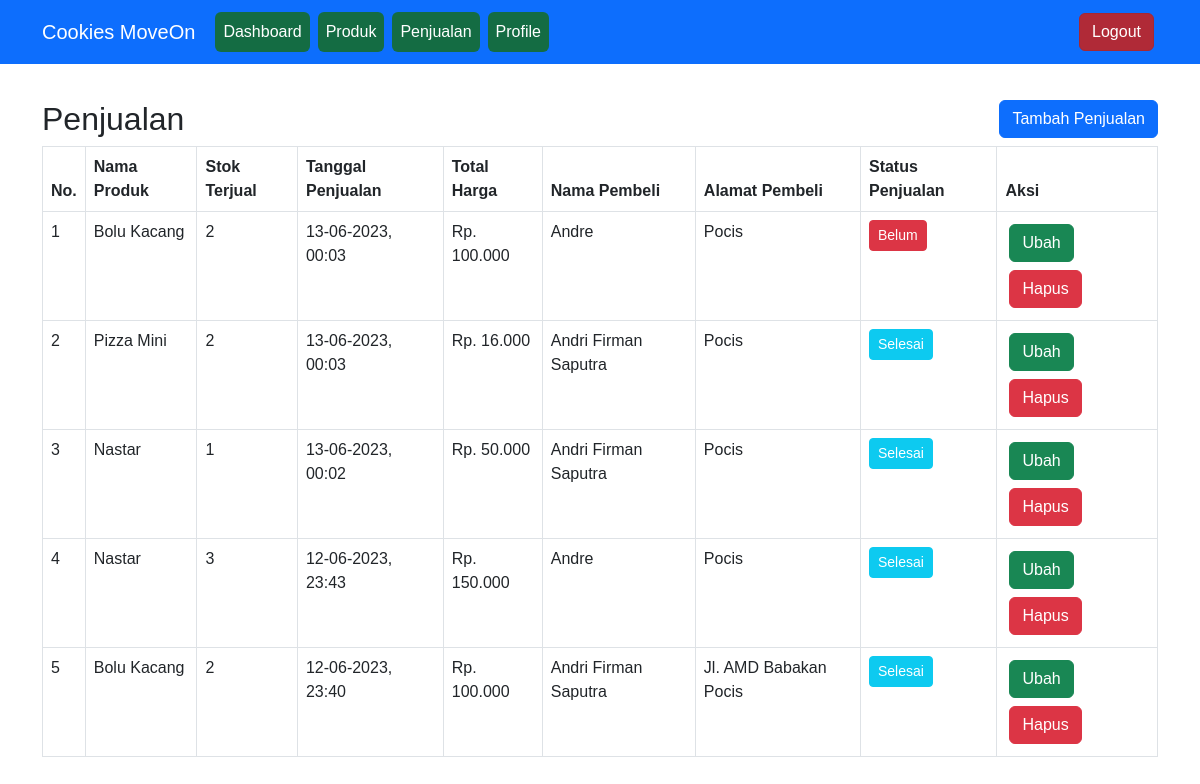
The app's page /penjualan.php (signed in), older data.
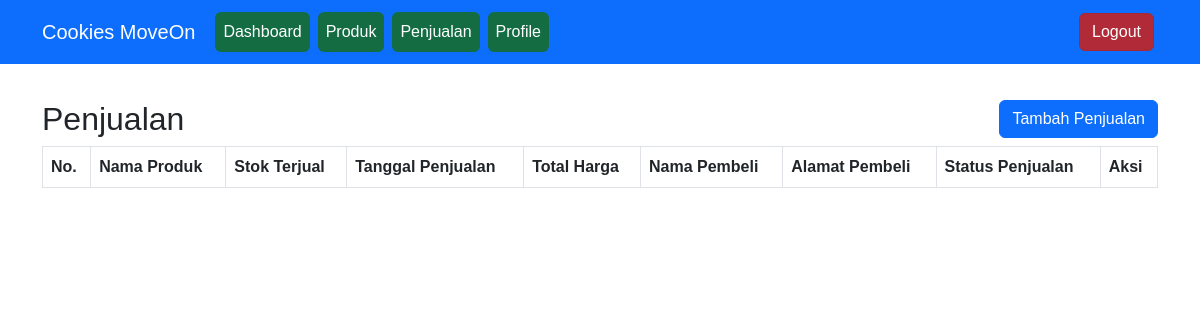
The same page, newer data.
### tables this page shows
CREATE TABLE `penjualan` (
  `id_penjualan` int(11) NOT NULL,
  `id_produk` int(11) NOT NULL,
  `stok_terjual` int(11) NOT NULL,
  `tanggal_penjualan` datetime NOT NULL,
  `total_harga` int(11) NOT NULL,
  `nama_pembeli` varchar(100) NOT NULL,
  `alamat_pembeli` text NOT NULL,
  `status_penjualan` enum('Belum','Selesai') NOT NULL
);

CREATE TABLE `produk` (
  `id_produk` int(11) NOT NULL,
  `nama_produk` varchar(100) NOT NULL,
  `jenis_produk` enum('Kue','Roti','Pizza') NOT NULL,
  `satuan_produk` enum('Pcs','Toples') NOT NULL,
  `stok_produk` int(11) NOT NULL,
  `harga_produk` int(11) NOT NULL,
  `foto_produk` text NOT NULL
);

### penjualan.php (the view, shortened to what this page needs)
<?php
	require_once 'koneksi.php';
	$penjualan = mysqli_query($koneksi, "SELECT * FROM penjualan INNER JOIN produk ON penjualan.id_produk = produk.id_produk ORDER BY tanggal_penjualan DESC, id_penjualan DESC");
?>
<!DOCTYPE html>
<html>
<head>
	<?php include_once 'head.php'; ?>
</head>
<body>
	<?php include_once 'navbar.php'; ?>
	<div class="container anti-navbar">
		<div class="row">
			<div class="col">
				<h2>Penjualan</h2>
			</div>
			<div class="col text-end">
				<a href="tambah_penjualan.php" class="btn btn-primary">Tambah Penjualan</a>
			</div>
		</div>
		<div class="table-responsive">
			<table class="table table-bordered" id="dataTable">
				<thead>
					<tr>
						<th>No.</th>
						<th>Nama Produk</th>
						<th>Stok Terjual</th>
						<th>Tanggal Penjualan</th>
						<th>Total Harga</th>
						<th>Nama Pembeli</th>
						<th>Alamat Pembeli</th>
						<th>Status Penjualan</th>
						<th>Aksi</th>
					</tr>
				</thead>
				<tbody>
					<?php $i = 1; ?>
					<?php foreach ($penjualan as $data_penjualan): ?>
						<tr>
							<td><?= $i++; ?></td>
							<td><?= $data_penjualan['nama_produk']; ?></td>
							<td><?= $data_penjualan['stok_terjual']; ?></td>
							<td><?= date("d-m-Y, H:i", strtotime($data_penjualan['tanggal_penjualan'])); ?></td>
							<td>Rp. <?= str_replace(",", ".", number_format($data_penjualan['total_harga'])); ?></td>
							<td><?= $data_penjualan['nama_pembeli']; ?></td>
							<td><?= $data_penjualan['alamat_pembeli']; ?></td>
							<td>
								<?php if ($data_penjualan['status_penjualan'] == 'Belum'): ?>
									<a onclick="return confirm('Apakah Anda yakin ingin mengubah status penjualan <?= $data_penjualan['nama_produk']; ?>?')" class="btn btn-danger btn-sm" href="ubah_status.php?id_penjualan=<?= $data_penjualan['id_penjualan']; ?>"><?= $data_penjualan['status_penjualan']; ?></a>
								<?php else: ?>
									<span class="btn btn-info text-white btn-sm"><?= $data_penjualan['status_penjualan']; ?></span>
								<?php endif ?>
							</td>
							<td>
								<a href="ubah_penjualan.php?id_penjualan=<?= $data_penjualan['id_penjualan']; ?>" class="btn m-1 btn-success">Ubah</a>
								<a href="hapus_penjualan.php?id_penjualan=<?= $data_penjualan['id_penjualan']; ?>" onclick="return confirm('Apakah Anda yakin ingin menghapus penjualan <?= $data_penjualan['nama_produk']; ?>?')" class="btn m-1 btn-danger">Hapus</a>
							</td>
						</tr>
					<?php endforeach ?>
				</tbody>
			</table>
		</div>
	</div>
</body>
</html>

Row changes from the older to the newer data that the page shows:
removed penjualan: id_produk.nama_produk "Bolu Kacang", stok_terjual "2", tanggal_penjualan "13-06-2023, 00:03", total_harga "100.000", nama_pembeli "Andre", alamat_pembeli "Pocis", status_penjualan "Belum"
removed penjualan: id_produk.nama_produk "Pizza Mini", stok_terjual "2", tanggal_penjualan "13-06-2023, 00:03", total_harga "16.000", nama_pembeli "Andri Firman Saputra", alamat_pembeli "Pocis", status_penjualan "Selesai"
removed penjualan: id_produk.nama_produk "Nastar", stok_terjual "1", tanggal_penjualan "13-06-2023, 00:02", total_harga "50.000", nama_pembeli "Andri Firman Saputra", alamat_pembeli "Pocis", status_penjualan "Selesai"
removed penjualan: id_produk.nama_produk "Nastar", stok_terjual "3", tanggal_penjualan "12-06-2023, 23:43", total_harga "150.000", nama_pembeli "Andre", alamat_pembeli "Pocis", status_penjualan "Selesai"
removed penjualan: id_produk.nama_produk "Bolu Kacang", stok_terjual "2", tanggal_penjualan "12-06-2023, 23:40", total_harga "100.000", nama_pembeli "Andri Firman Saputra", alamat_pembeli "Jl. AMD Babakan Pocis", status_penjualan "Selesai"
